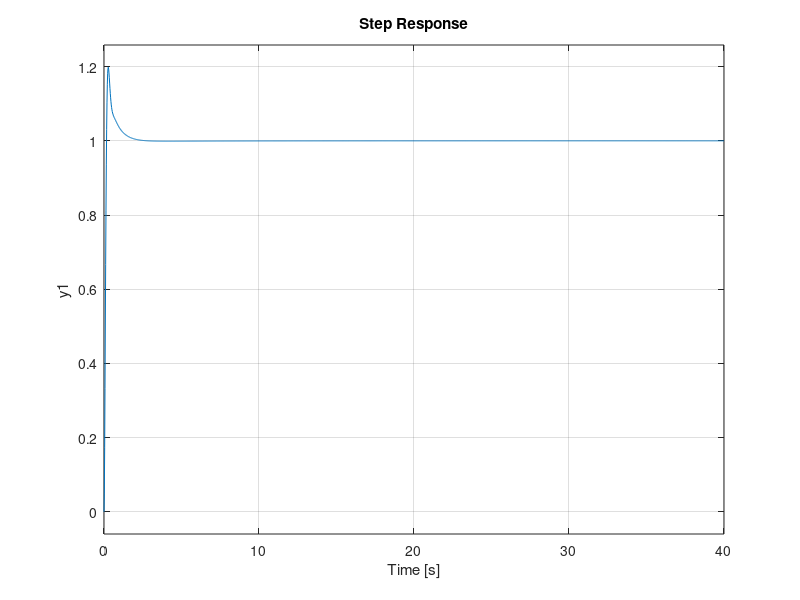

Here is the MATLAB script that generated this plot:
clc 
clear all
close all

s = tf('s');
m=0.125;% Beam mass
L = 0.7; % Length of the beam
g=9.81;% Gravity
J= (m*L^2)/12; % Beam moment of inertia
K=0.1; % Gain motor
a0=K/J;
Bv=0.006; % Rigidity coefficient
a1=Bv/J;
G1=tf(a0,[1 a1 0]); % Transfer Fuction Angle 
G2=tf(-g,[1 0 0]); % Transfer Function Position

%Control first loop

%pidTuner(G1, 'PD');
Kp = 0.39211;
Kd = 1.0701;
C1 = Kp+Kd*s; % PD control
GT=feedback(C1*G1, 1);

%Control second loop

%pidTuner(Theta, 'PID');
Theta=(GT*G2);
Kp1 = -2.0865;
Ki1 = -0.34577;
Kd1 = -1.2438;
C2 = Kp1+Kd1*s+Ki1/s;
G=feedback(C2*Theta, 1);

step(G)
